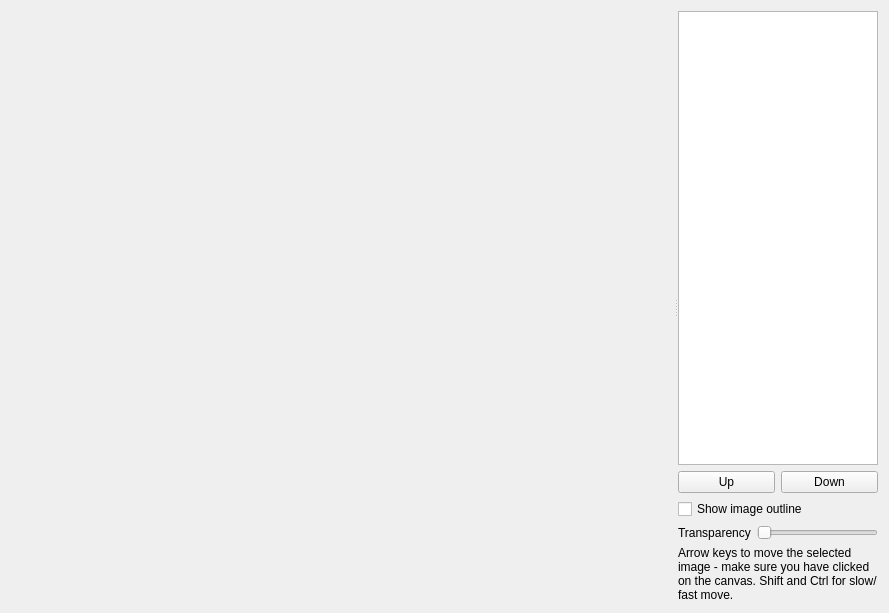
<?xml version="1.0" encoding="UTF-8"?>
<ui version="4.0">
 <class>Form</class>
 <widget class="QWidget" name="Form">
  <property name="geometry">
   <rect>
    <x>0</x>
    <y>0</y>
    <width>889</width>
    <height>613</height>
   </rect>
  </property>
  <property name="windowTitle">
   <string>Form</string>
  </property>
  <layout class="QGridLayout" name="gridLayout">
   <item row="0" column="0">
    <widget class="QSplitter" name="splitter">
     <property name="orientation">
      <enum>Qt::Horizontal</enum>
     </property>
     <widget class="Canvas" name="canvas" native="true"/>
     <widget class="QWidget" name="widget" native="true">
      <property name="sizePolicy">
       <sizepolicy hsizetype="Minimum" vsizetype="Minimum">
        <horstretch>0</horstretch>
        <verstretch>0</verstretch>
       </sizepolicy>
      </property>
      <property name="maximumSize">
       <size>
        <width>200</width>
        <height>16777215</height>
       </size>
      </property>
      <layout class="QGridLayout" name="gridLayout_2">
       <item row="3" column="0">
        <layout class="QHBoxLayout" name="horizontalLayout">
         <item>
          <widget class="QLabel" name="label_2">
           <property name="text">
            <string>Transparency</string>
           </property>
          </widget>
         </item>
         <item>
          <widget class="QSlider" name="transparency">
           <property name="maximum">
            <number>100</number>
           </property>
           <property name="orientation">
            <enum>Qt::Horizontal</enum>
           </property>
          </widget>
         </item>
        </layout>
       </item>
       <item row="2" column="0">
        <widget class="QCheckBox" name="showimage">
         <property name="text">
          <string>Show image outline</string>
         </property>
        </widget>
       </item>
       <item row="0" column="0">
        <widget class="QTableView" name="table">
         <property name="selectionBehavior">
          <enum>QAbstractItemView::SelectRows</enum>
         </property>
        </widget>
       </item>
       <item row="1" column="0">
        <layout class="QGridLayout" name="gridLayout_3">
         <property name="leftMargin">
          <number>0</number>
         </property>
         <property name="bottomMargin">
          <number>0</number>
         </property>
         <item row="0" column="0">
          <widget class="QPushButton" name="up">
           <property name="text">
            <string>Up</string>
           </property>
          </widget>
         </item>
         <item row="0" column="1">
          <widget class="QPushButton" name="down">
           <property name="text">
            <string>Down</string>
           </property>
          </widget>
         </item>
        </layout>
       </item>
       <item row="4" column="0">
        <widget class="QLabel" name="label">
         <property name="text">
          <string>Arrow keys to move the selected image - make sure you have clicked on the canvas. Shift and Ctrl for slow/fast move.</string>
         </property>
         <property name="wordWrap">
          <bool>true</bool>
         </property>
        </widget>
       </item>
      </layout>
     </widget>
    </widget>
   </item>
  </layout>
 </widget>
 <customwidgets>
  <customwidget>
   <class>Canvas</class>
   <extends>QWidget</extends>
   <header>pcot.ui.canvas</header>
   <container>1</container>
  </customwidget>
 </customwidgets>
 <resources/>
 <connections/>
</ui>
